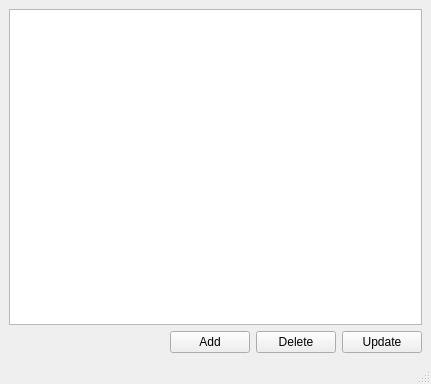
<?xml version="1.0" encoding="UTF-8"?>
<ui version="4.0">
 <class>MainWindow</class>
 <widget class="QMainWindow" name="MainWindow">
  <property name="geometry">
   <rect>
    <x>0</x>
    <y>0</y>
    <width>431</width>
    <height>384</height>
   </rect>
  </property>
  <property name="windowTitle">
   <string>MainWindow</string>
  </property>
  <widget class="QWidget" name="centralwidget">
   <layout class="QVBoxLayout" name="verticalLayout">
    <item>
     <widget class="QTableView" name="tableView"/>
    </item>
    <item>
     <layout class="QHBoxLayout" name="horizontalLayout">
      <item>
       <spacer name="horizontalSpacer">
        <property name="orientation">
         <enum>Qt::Horizontal</enum>
        </property>
        <property name="sizeHint" stdset="0">
         <size>
          <width>40</width>
          <height>20</height>
         </size>
        </property>
       </spacer>
      </item>
      <item>
       <widget class="QPushButton" name="add">
        <property name="text">
         <string>Add</string>
        </property>
       </widget>
      </item>
      <item>
       <widget class="QPushButton" name="delete">
        <property name="text">
         <string>Delete</string>
        </property>
       </widget>
      </item>
      <item>
       <widget class="QPushButton" name="update">
        <property name="text">
         <string>Update</string>
        </property>
       </widget>
      </item>
     </layout>
    </item>
   </layout>
  </widget>
  <widget class="QMenuBar" name="menubar">
   <property name="geometry">
    <rect>
     <x>0</x>
     <y>0</y>
     <width>431</width>
     <height>26</height>
    </rect>
   </property>
  </widget>
  <widget class="QStatusBar" name="statusbar"/>
 </widget>
 <resources/>
 <connections/>
</ui>
